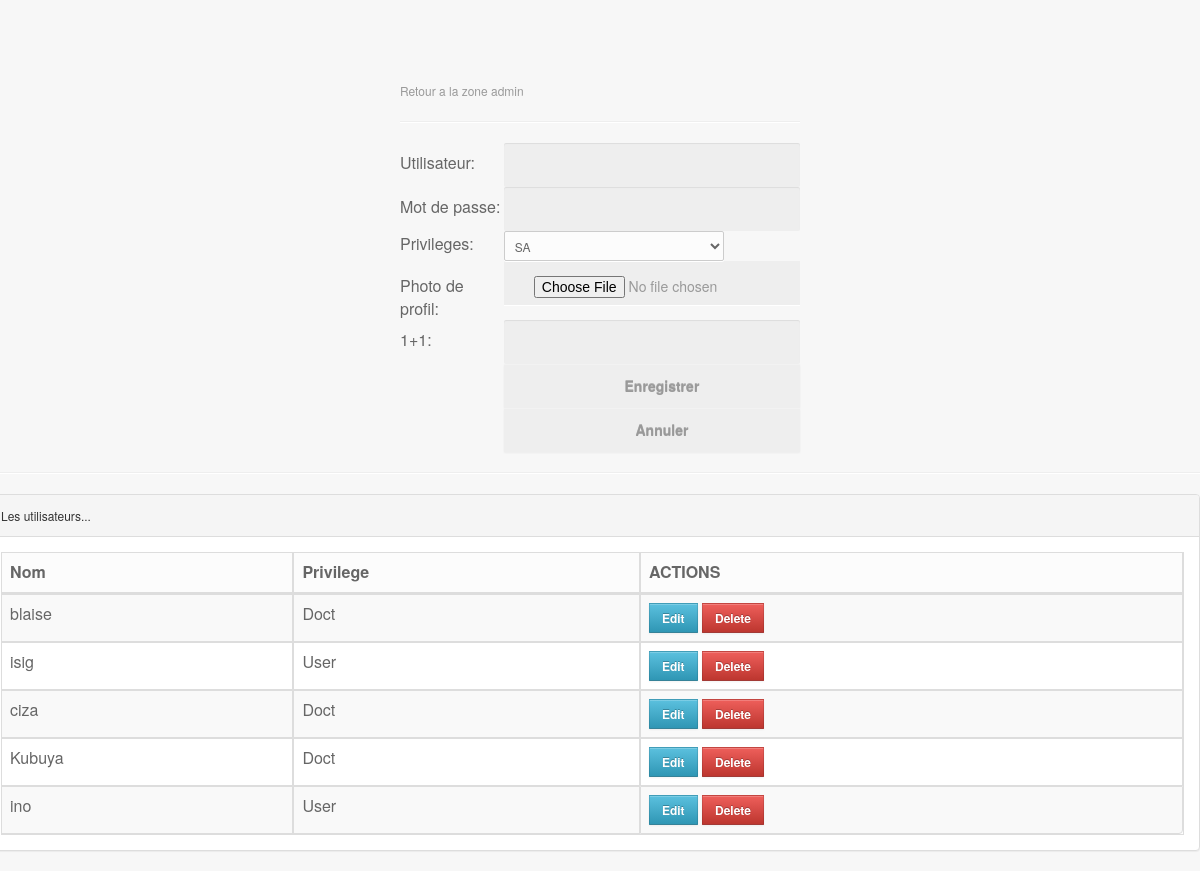
The app's page /utilisateur1.php with its own data.
### tables this page shows
CREATE TABLE `tbl_user` (
  `id` int(11) NOT NULL,
  `username` varchar(50) NOT NULL,
  `passuser` varchar(50) NOT NULL,
  `privilegeuser` varchar(50) NOT NULL DEFAULT 'User',
  `photouser` varchar(50) NOT NULL DEFAULT '567fa16c31ccb.jpg',
  `dateuser` int(11) DEFAULT NULL,
  `sexeuser` varchar(10) NOT NULL DEFAULT 'M',
  `date_naiss_user` date DEFAULT NULL
);

### utilisateur1.php (the view, shortened to what this page needs)
<?php
	include('connexion.php');
?>
<html>
<head>
    <link href="assets/css/bootstrap.css" rel="stylesheet" />
    <link href="assets/css/font-awesome.css" rel="stylesheet" />
    <link href="assets/css/custom.css" rel="stylesheet" />
    <link href="assets/js/dataTables/dataTables.bootstrap.css" rel="stylesheet" />
    <link rel="stylesheet" href="assets/css/style.default.css" type="text/css" />
</head>
<body class="loginbody">
<div class="loginwrapper">
<a href="admin.php">Retour a la zone admin</a>
<hr>
<form method="POST" action="userttt.php" enctype="multipart/form-data">
<table>
<tr>
<td>Utilisateur:</td>
<td><input type="text" name="username"></td>
</tr><tr>
<td>Mot de passe:</td>
<td><input type="password" name="passuser"></td>
</tr>
<tr>
<td>Privileges:</td>
<td><select name="acces">
<option value="SA">SA</option>
</select>
</td>
</tr>
<tr>
<td>Photo de profil:</td>
<td><input type="file" name="photoprofil"></td>
</tr>
<tr>
<td>1+1:</td>
<td><input type="text" name="captcha"></td>
</tr>
<tr>
<td></td>
<td>
<input type="submit" name="addUser" value="Enregistrer" class="btn btn-info">
<input type="reset" name="" value="Annuler" class="btn btn-danger">
</td>
</tr>
</table>
</form>
</div>
<hr />
               <?php
                $rq="SELECT * FROM tbl_user";
                $result=mysqli_query($base,$rq) OR die(mysql_error());
               ?>
            <div class="row">
                <div class="col-md-12">
                    <div class="panel panel-default">
                        <div class="panel-heading">
                             Les utilisateurs...
                        </div>
                        <div class="panel-body">
                            <div class="table-responsive">
                                <table class="table table-striped table-bordered table-hover" id="dataTables-example">
                                    <thead>
                                        <tr>
                                            <th>Nom</th>
                                            <th>Privilege</th>
                                            <th colspan="2">ACTIONS</th>
                                        </tr>
                                    </thead>
                                    <tbody>
                                    <?php
                                    while ($row=mysqli_fetch_array($result)):
                                     ?>
                                        <tr class="odd gradeX">
                                            <td><?php echo $row['username']; ?></td>
                                            <td><?php echo $row['privilegeuser']; ?></td>
                                            <td>
                                                <a href="#?edit=<?php echo $row['id'] ;?>" class="btn btn-info">Edit</a>
                                                <a href="#?delete= <?php echo $row['id']; ?>" class="btn btn-danger">Delete</a>
                                            </td>
                                        </tr>
                                    <?php endwhile; ?>
                                    </tbody>
                                </table>
                            </div>
                        </div>
                    </div>
                </div>
            </div>
</body>
</html>

### assets/css/custom.css (style rules this page uses)
body { font-family: 'Open Sans', sans-serif; }

### records on screen
tbl_user: username "blaise", privilegeuser "Doct"
tbl_user: username "isig", privilegeuser "User"
tbl_user: username "ciza", privilegeuser "Doct"
tbl_user: username "Kubuya", privilegeuser "Doct"
tbl_user: username "ino", privilegeuser "User"
